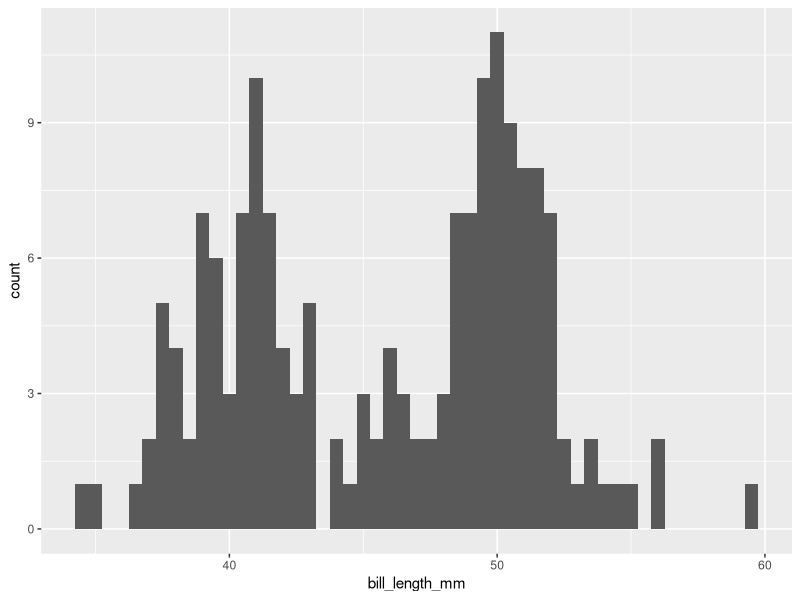

Reproduce this figure in R. (Note: this script raises an error after producing the figure.)
## ---- chunk 1
library(tidyverse)
library(palmerpenguins)
## ---- chunk 2
filter(penguins, sex == NA)
## ---- chunk 3
hadley_height <- NA
jenny_height <- NA
hadley_height == jenny_height
## ---- chunk 4
filter(penguins, is.na(sex))
## ---- chunk 5
penguins |> 
  filter(sex == "male") |> 
  arrange(desc(body_mass_g))

# Can also use with ggplot2!
penguins |> 
  filter(sex == "male") |>
  ggplot(aes(bill_length_mm)) +
  geom_histogram(binwidth = 0.5)
## ---- chunk 6
penguins |> 
  mutate(
    bill_ratio = bill_length_mm / bill_depth_mm,
    size = if_else(body_mass_g > 400, "big", "small")
  )
## ---- chunk 7
penguins |> 
  mutate(
    bill_ratio = bill_length_mm / bill_depth_mm,
    size = if_else(body_mass_g > 400, "big", "small")
  )

penguins |> 
  arrange(bill_ratio)
## ---- chunk 8
penguins2 <- penguins |> 
  mutate(
    bill_ratio = bill_length_mm / bill_depth_mm,
    size = if_else(body_mass_g > 400, "big", "small")
  )

penguins2 |> 
  arrange(bill_ratio)
## ---- chunk 9
penguins |> count(species)
penguins |> count(island)
penguins |> count(species, island)
## ---- chunk 10
penguins |> 
  group_by(island) |> 
  summarise(n = n())
## ---- chunk 11
penguins |> 
  group_by(island) |> 
  summarise(body_mass_g = mean(body_mass_g))

penguins |> 
  group_by(island) |> 
  summarise(body_mass_g = mean(body_mass_g, na.rm = TRUE))
## ---- chunk 12
penguins |> 
  group_by(species) |> 
  filter(!is.na(body_mass_g)) |> 
  mutate(
    body_mass_z = (body_mass_g - mean(body_mass_g)) / sd(body_mass_g)
  ) |> 
  ggplot(aes(body_mass_z, colour = species)) +
  geom_freqpoly(binwidth = 0.25)
